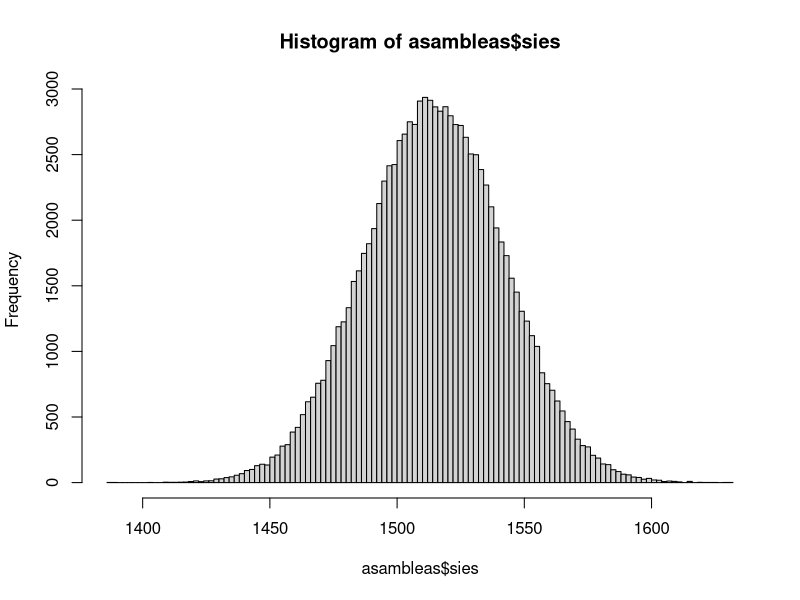

Recreate this plot in R.
## ---- chunk 1
# N cupaires
N <- 3030

# con un debate muy ajustado
probabilitat_si <- 0.5
probabilitat_no <- 1 - probabilitat_si

# Simula muchas, muchas asambleas
M <- 100000
asambleas <- data.frame(matrix(0,M,2))
names(asambleas) <- c("sies", "noes")
for (i in 1:M){
  votos <- sample(c("si", "no"), N, replace=TRUE, prob=c(probabilitat_si,probabilitat_no))
  sies <- sum(votos=="si")
  noes <- sum(votos=="no")
  asambleas[i,] <- c(sies, noes)
}
hist(asambleas$sies, breaks = 100)

# probabilidad de empate
empates <- sum(asambleas$sies==1515)
probabilidad_empate <- empates/M
cat("Probabilidad de empate:", probabilidad_empate*100)
